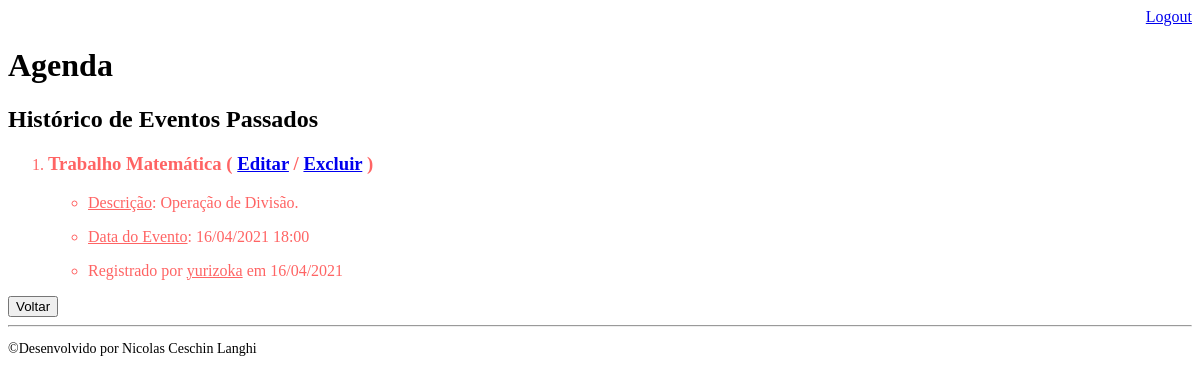
The page /agenda/historico/ (signed in) on the database as committed earlier.
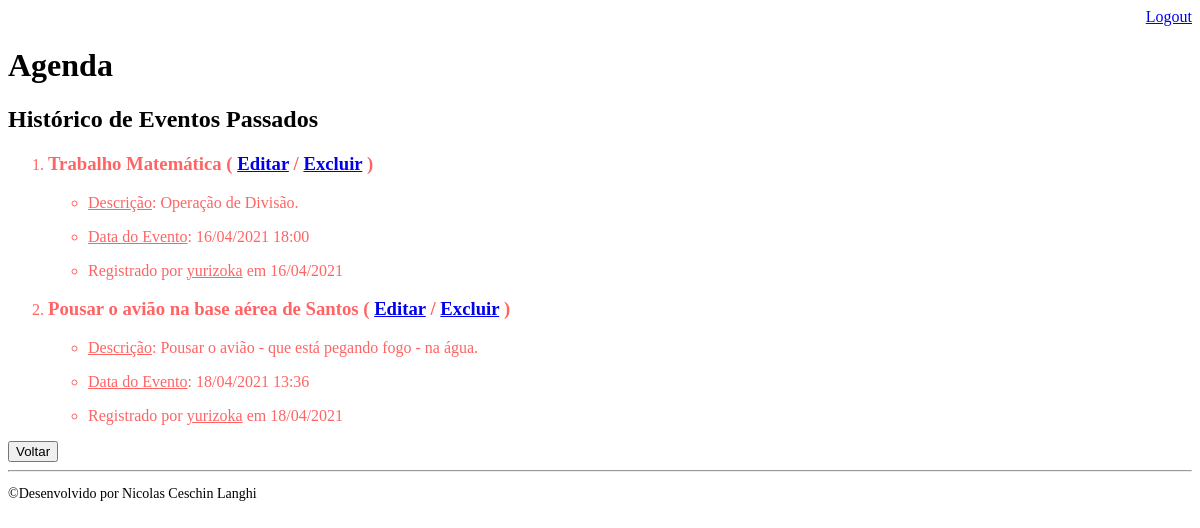
The same page on the database as committed later.
### core/models.py (models this page shows, shortened)
class Evento(models.Model):
    titulo = models.CharField(max_length=100)
    descricao = models.TextField(blank=True, null=True)
    data_evento = models.DateTimeField(verbose_name='Data do Evento')
    local = models.CharField(max_length=100, blank=True, null=True)
    lixo = models.BooleanField(default=False)
    data_criacao = models.DateTimeField(auto_now=True)
    usuario = models.ForeignKey(User, on_delete=models.CASCADE)
    class Meta:
        db_table = 'evento'
    def get_data_evento(self):
        return self.data_evento.strftime('%d/%m/%Y %H:%M')
    def get_data_criacao(self):
        return self.data_criacao.strftime('%d/%m/%Y')
    def get_evento_atrasado(self):
        if self.data_evento < datetime.now():
            return True
        else:
            return False

### core/views.py (the view)
# urls.py: path('agenda/historico/', views.historico_eventos),
@login_required(login_url='/login/')
def historico_eventos(request):
    usuario = request.user
    evento = Evento.objects.filter(usuario=usuario)
    dados = {'eventos': evento}
    return render(request, 'historico.html', dados)

### templates/historico.html (shortened to what this page needs)
{% extends "model-page.html" %}
{% block content %}
<h2>Histórico de Eventos Passados</h2>
<ol style="color: rgb(255, 100, 100)">
    {% for evento in eventos %}
    {% if evento.get_evento_atrasado %}
    {% if not evento.lixo %}
    <li><h3>
        <div>
            {{ evento.titulo }}
            ( <a href="../evento/?id={{ evento.id }}">Editar</a> /
            <a href="../delete/{{ evento.id }}">Excluir</a> )
        </div>
    </h3></li>
    <ul>
        {% if evento.descricao != '' %}
            <li><p><ins>Descrição</ins>: {{ evento.descricao }}</p></li>
            {% endif %}
            <li><p><ins>Data do Evento</ins>: {{ evento.get_data_evento }}</p></li>
            <li><p>Registrado por <ins>{{ evento.usuario }}</ins> em {{ evento.get_data_criacao }}</p></li>
    </ul>
    {% endif %}
    {% endif %}
    {% endfor %}
</ol>
<a href="/">
    <button type="button">Voltar</button>
</a>
{% endblock %}

Rows that differ between the two databases and show on the page:
added Evento: titulo "Pousar o avião na base aérea de Santos", descricao "Pousar o avião - que está pegando fogo - na água.", get_data_evento "18/04/2021 13:36", usuario "yurizoka", get_data_criacao "18/04/2021"
